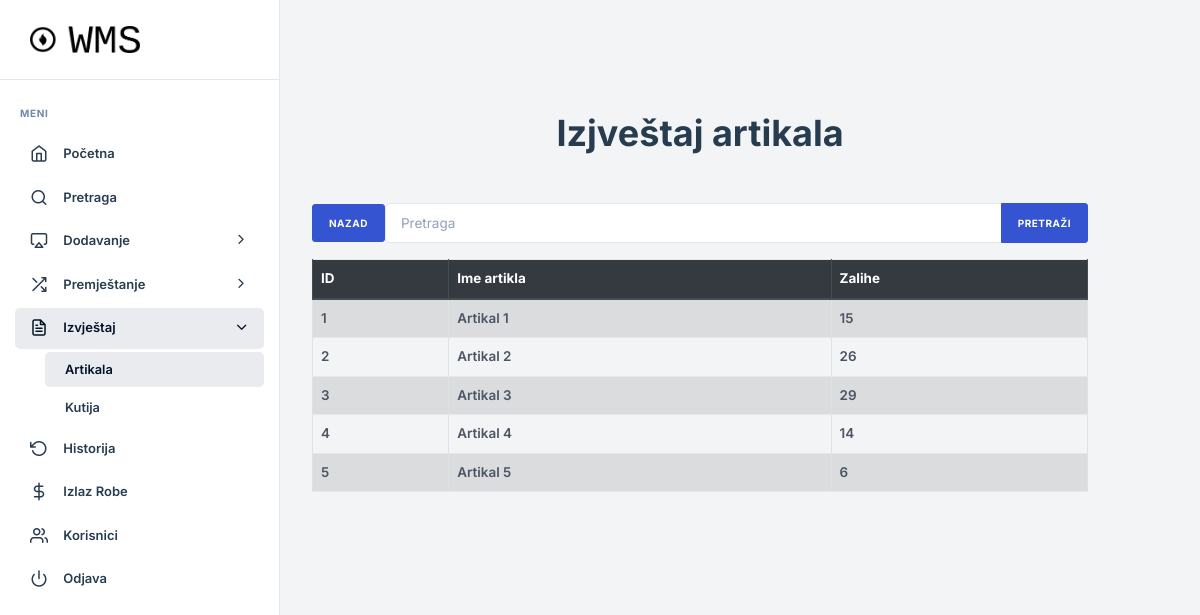
The page /izvjestaj_artikli.php on the database its author committed.
### tables this page shows
CREATE TABLE `artikli` (
  `id` int(11) NOT NULL,
  `ime_artikla` varchar(255) NOT NULL,
  `zalihe` int(11) NOT NULL
);

### izvjestaj_artikli.php (the view, shortened to what this page needs)
<?php
include 'conn.php';
$tableName = "artikli";
$search = "";
if (isset($_POST['search'])) {
    $search = mysqli_real_escape_string($mysqli, $_POST['search']);
    $sql = "SELECT * FROM $tableName WHERE ime_artikla LIKE '%$search%' OR id LIKE '%$search%'";
} else {
    $sql = "SELECT * FROM $tableName";
}
$result = mysqli_query($mysqli, $sql);
?>
<!DOCTYPE html>
<html>
<head>
    <link href="https://maxcdn.bootstrapcdn.com/bootstrap/4.5.2/css/bootstrap.min.css" rel="stylesheet">
</head>
<body>
    <div class="d-flex">
        <?php include 'sidebar.php'; ?>
        <div class="container-fluid">
            <div class="row justify-content-center">
                <div class="col-md-8 offset-md-2" style="margin-top: 7rem !important;">
                    <h1 style="text-align: center;" class="mb-5">Izjveštaj artikala</h1>
                    <div class="d-flex justify-content-between align-items-center mb-3">
                        <a href="index.php"><button class="btn btn-primary">Nazad</button></a>
                        <form method="POST" class="w-100">
                            <div class="input-group">
                                <input type="text" class="form-control" placeholder="Pretraga" name="search" value="<?php echo $search; ?>" style="height: 40px;">
                                <button type="submit" class="btn btn-primary">Pretraži</button>
                            </div>
                        </form>
                    </div>
                    <table class="table table-bordered table-striped">
                        <thead class="thead-dark">
                            <tr>
                                <th>ID</th>
                                <th>Ime artikla</th>
                                <th>Zalihe</th>
                            </tr>
                        </thead>
                        <tbody>
                        <?php
                            while ($row = $result->fetch_assoc()) {
                                $sql_kutija = "SELECT * FROM artikli WHERE id = {$row['id']}";
                                $result_kutija = mysqli_query($mysqli, $sql_kutija);
                                $kutija = $result_kutija->fetch_assoc();
                                $zal = $kutija['zalihe'];
                                $sql_sum = "SELECT SUM(kolicina) as total_zalihe FROM premjestanje WHERE id_produkta = {$row['id']}";
                                $result_sum = mysqli_query($mysqli, $sql_sum);
                                $rez = $result_sum->fetch_assoc()['total_zalihe'];
                                $rez = $rez + $zal;
                                echo "<tr>";
                                echo "<td style='vertical-align: middle;'><b>{$row['id']}</b></td>";
                                echo "<td style='vertical-align: middle;'><b>{$row['ime_artikla']}</b></td>";
                                echo "<td style='vertical-align: middle;'><b>{$rez}</b></td>";
                                echo "</tr>";
                            }
                            ?>
                        </tbody>
                    </table>
                </div>
            </div>
        </div>
    </div>
</body>
</html>

### rows shown on the page
artikli: id "1", ime_artikla "Artikal 1", rez "15"
artikli: id "2", ime_artikla "Artikal 2", rez "26"
artikli: id "3", ime_artikla "Artikal 3", rez "29"
artikli: id "4", ime_artikla "Artikal 4", rez "14"
artikli: id "5", ime_artikla "Artikal 5", rez "6"
